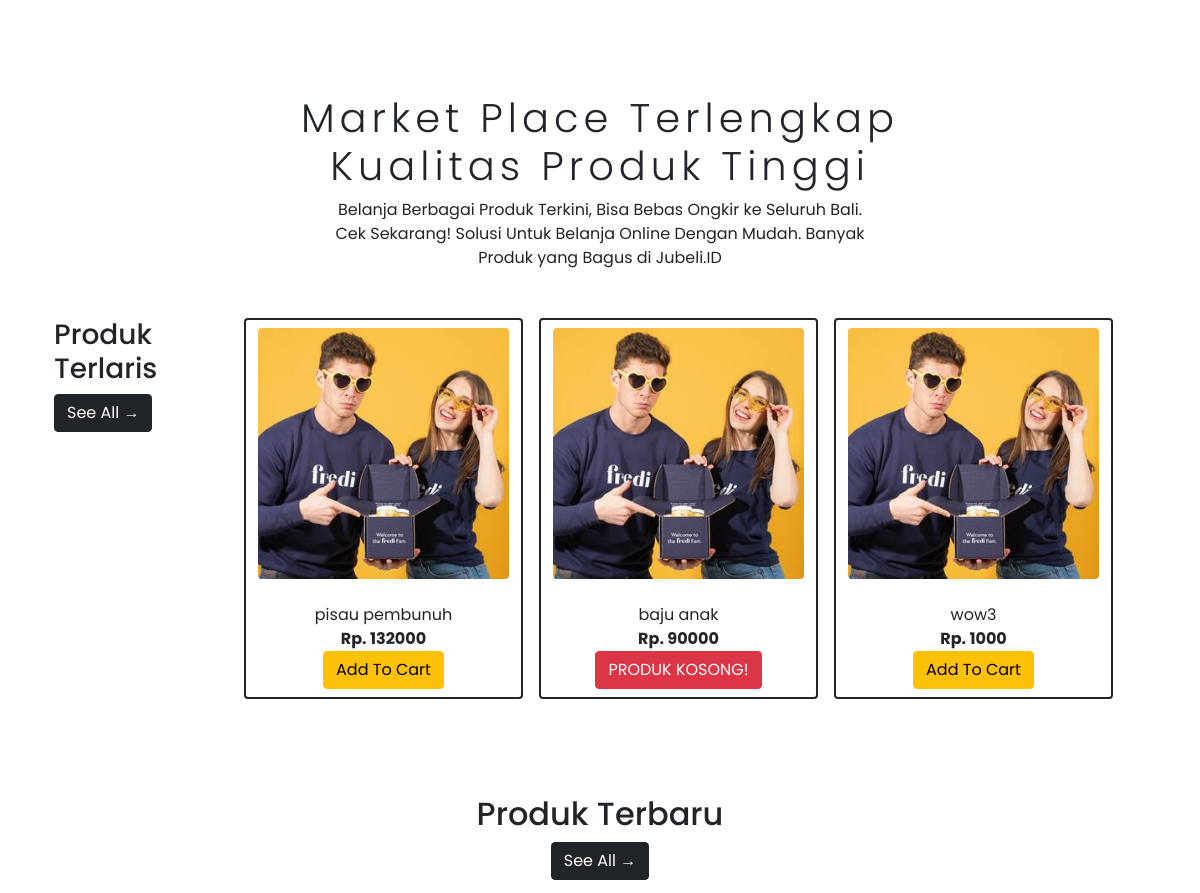
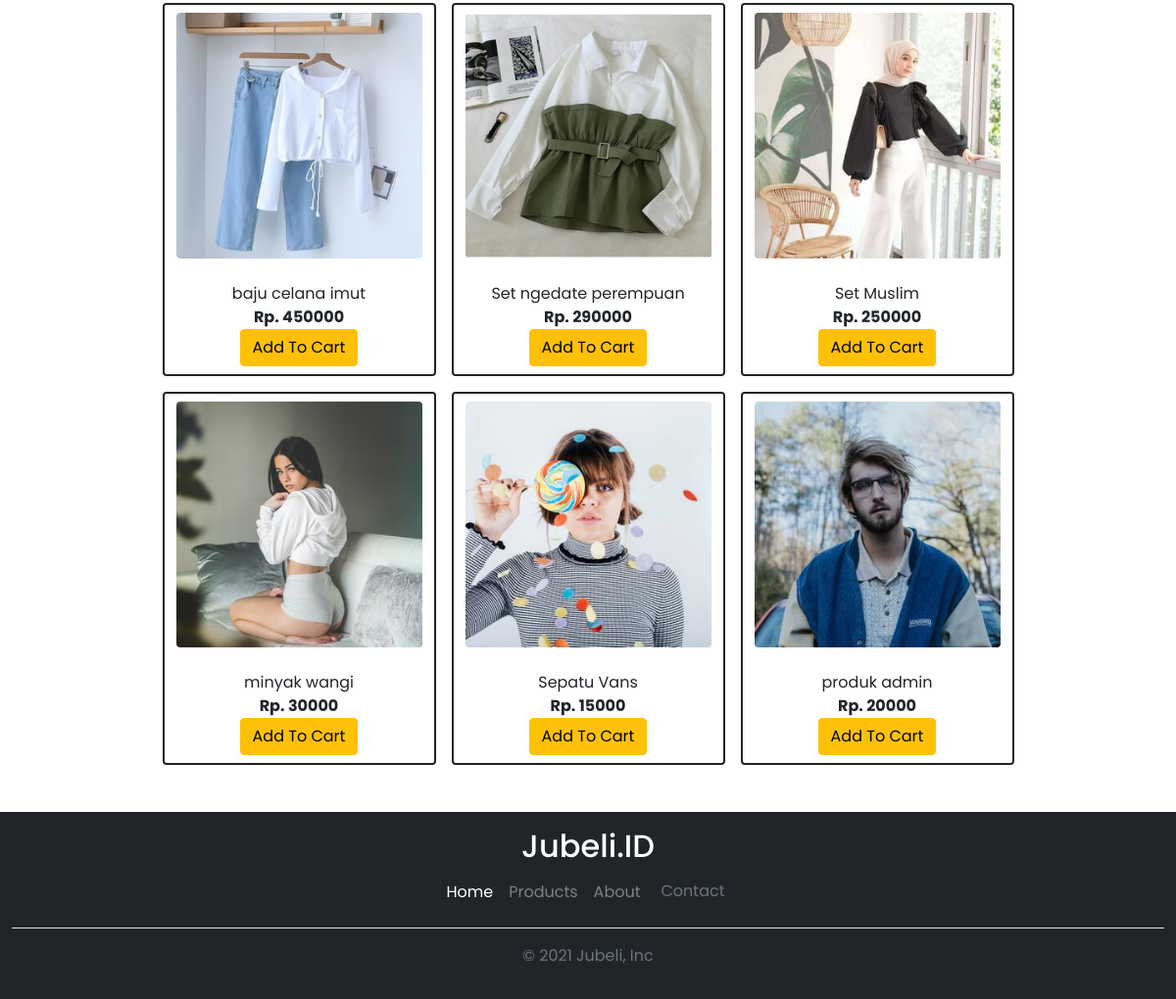
Before: / (lower part) with the older database file (2 pictures, top to bottom).
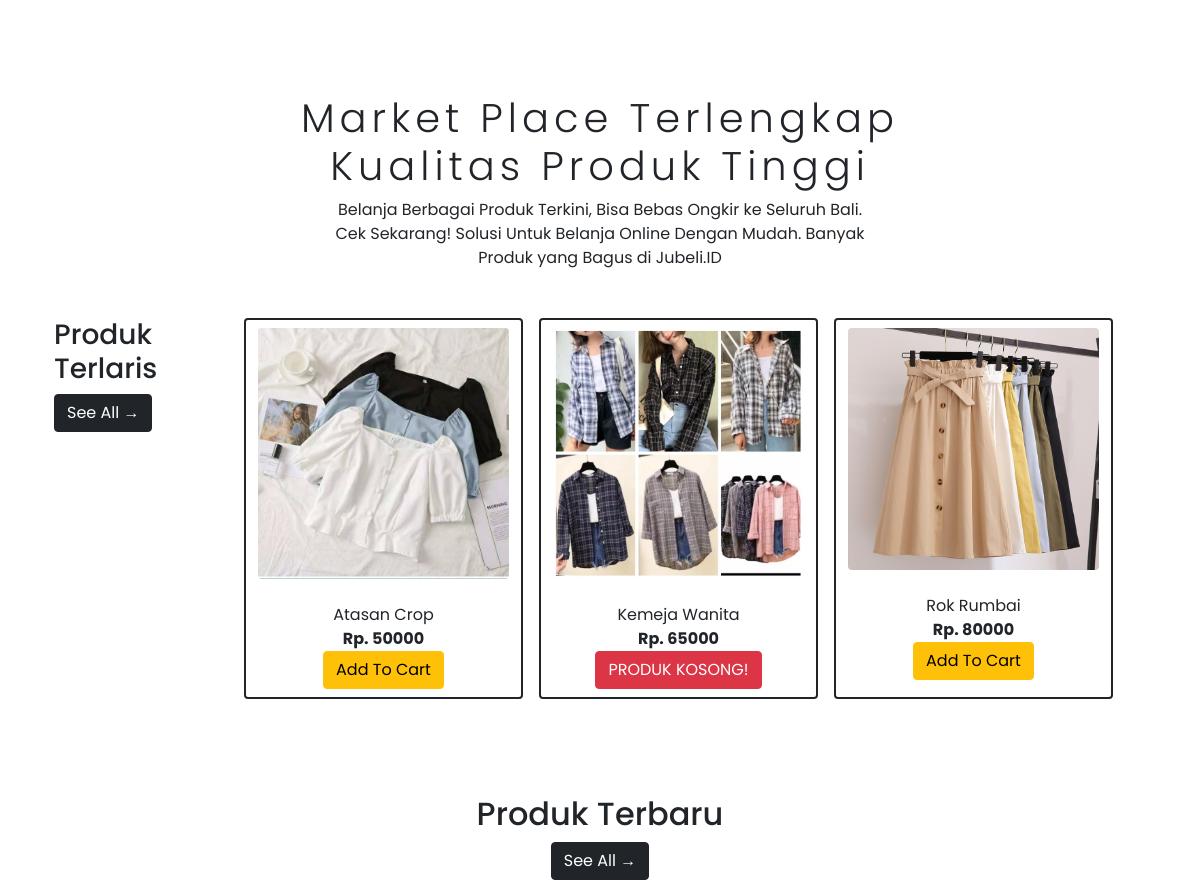
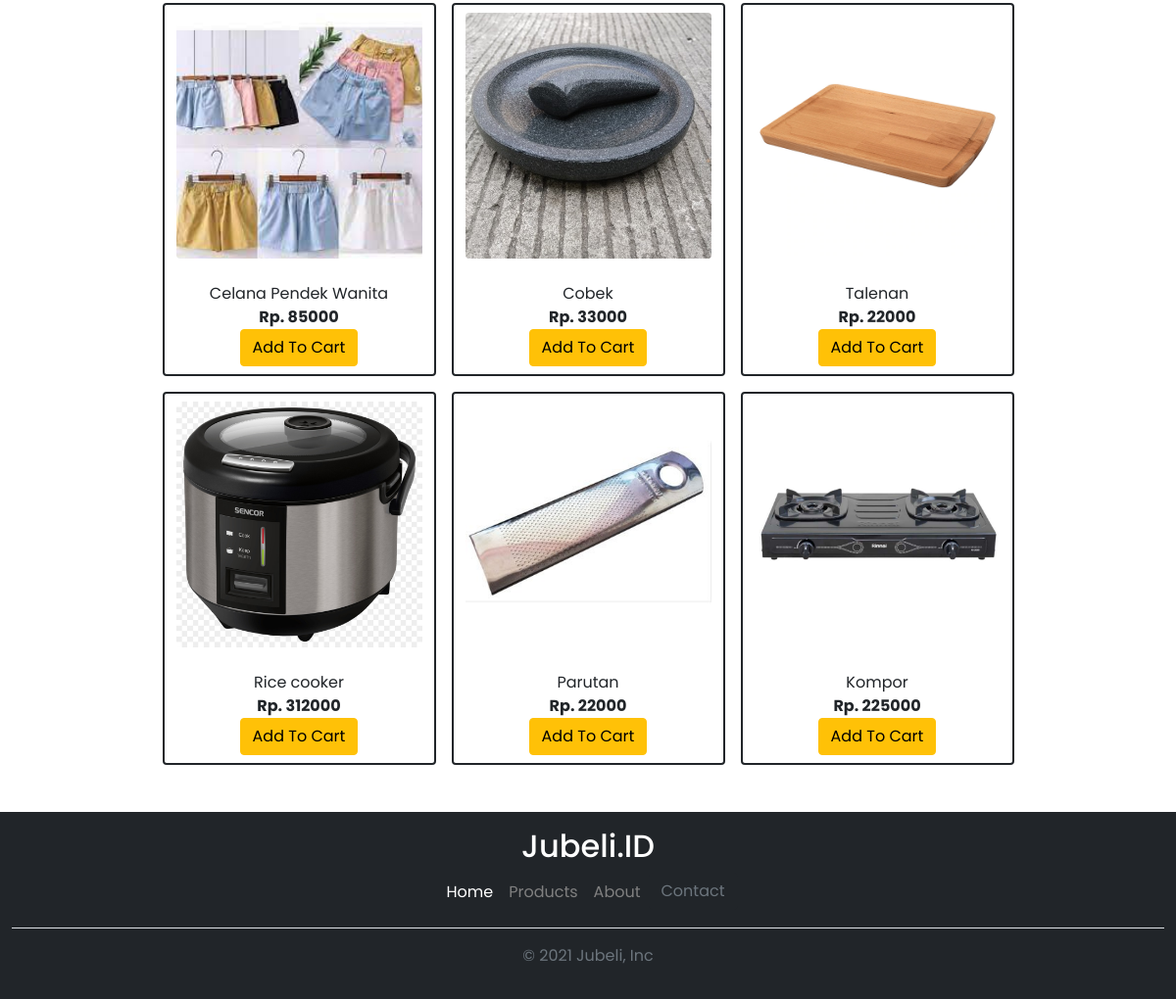
After: the same page with the newer database file (2 pictures, top to bottom).
### tables this page shows
CREATE TABLE `products` (
  `product_id` int(11) NOT NULL,
  `product_code` varchar(20) NOT NULL,
  `product_name` varchar(100) NOT NULL,
  `product_price` int(11) NOT NULL,
  `category` varchar(50) NOT NULL,
  `stok` int(11) NOT NULL,
  `user_id` int(11) NOT NULL,
  `gambar` varchar(100) NOT NULL,
  `sold` int(11) NOT NULL DEFAULT 0,
  `deskripsi` text NOT NULL
);

### components/c_functions.php (called while the page is built, shortened)
<?php
$database = mysqli_connect("localhost", "root", "", "tokomedia3");
function getResult($query)
{
    global $database;
    $raw = mysqli_query($database, $query);
    $collection = [];
    while ($data = mysqli_fetch_assoc($raw)) {
        $collection[] = $data;
    }
    return $collection;
}

### pages/home/index.php (the view, shortened to what this page needs)
<?php
$newRelease = getResult("SELECT * FROM products ORDER BY product_id DESC LIMIT 6");
$bestSellers = getResult("SELECT * FROM products ORDER BY sold DESC LIMIT 3");
if (isset($_SESSION['loginData'])) {
    $infoUser = $_SESSION['loginData'];
} else $infoUser['user_id'] = 'none';
?>
<div class="container-lg pb-5">
</div>
<div class="container-lg mt-5">
    <div class="container-lg text-center">
        <h1 style="letter-spacing: 5px;" class="homeH1">Market Place Terlengkap <br /> Kualitas Produk Tinggi</h1>
        <p class="homeP">Belanja Berbagai Produk Terkini, Bisa Bebas Ongkir ke Seluruh Bali. Cek Sekarang! Solusi Untuk Belanja Online Dengan Mudah. Banyak Produk yang Bagus di Jubeli.ID</p>
    </div>
    <div class="container-lg mt-5">
        <div class="row gap-3">
            <div class="col-sm col-lg-2">
                <h3>Produk Terlaris</h3>
                <a href="?page=products&tab=terlaris" class="btn btn-dark"> See All <span>&rarr;</span></a>
            </div>
            <?php foreach ($bestSellers as $data) : ?>
                <div class="col-sm col-lg-3 text-center border border-2 border-dark rounded pt-2 pb-2">
                    <a href="?page=detail&id=<?= $data['product_id'] ?>"><img src="./assets/img/<?= $data['gambar'] ?>" alt="" class="d-block w-100 rounded"></a>
                    <p class="mt-4 mb-0"><?= $data['product_name'] ?></p>
                    <p style="overflow: hidden;" class="mb-0"><b>Rp. <?= $data['product_price'] ?></b></p>
                    <button class="btn btn-danger <?= $class = $data['stok'] != 0 ? 'd-none' : NULL ?>" onclick="return alert('Produk Kosong!')">
                        PRODUK KOSONG!
                    </button>
                    <a class="btn btn-warning <?= $class = $data['stok'] == 0 ? 'd-none' : ($infoUser['user_id'] == $data['user_id'] ? 'd-none' : NULL) ?>" href="./process/add-cart.process.php?product_id=<?= $data['product_id'] ?>">Add To Cart</a>
                </div>
            <?php endforeach; ?>
        </div>
    </div>
    <div class="container-lg mt-5 pt-5">
        <div class="row gap-3 justify-content-center">
            <div class="col-sm col-lg-12 text-center">
                <h2>Produk Terbaru</h2>
                <a href="?page=products&tab=terbaru" class="btn btn-dark"> See All <span>&rarr;</span></a>
            </div>
            <?php foreach ($newRelease as $data) : ?>
                <div class="col-sm col-lg-3 text-center border border-2 border-dark rounded pt-2 pb-2">
                    <a href="?page=detail&id=<?= $data['product_id'] ?>"><img src="./assets/img/<?= $data['gambar'] ?>" alt="" class="d-block w-100 rounded"></a>
                    <p class="mt-4 mb-0"><?= $data['product_name'] ?></p>
                    <p style="overflow: hidden;" class="mb-0"><b>Rp. <?= $data['product_price'] ?></b></p>
                    <a class="btn btn-warning <?= $class = $data['stok'] == 0 ? 'd-none' : ($infoUser['user_id'] == $data['user_id'] ? 'd-none' : NULL )?>" href="./process/add-cart.process.php?product_id=<?= $data['product_id'] ?>">Add To Cart</a>
                </div>
            <?php endforeach; ?>
        </div>
    </div>
</div>

Changed rows visible on the page:
no longer on this page (row edited): products: gambar (placeholder picture), product_name "pisau pembunuh", product_price "132000", shown under "Produk Terlaris"
no longer on this page (row edited): products: gambar (placeholder picture), product_name "wow3", product_price "1000", shown under "Produk Terlaris"
no longer on this page (row edited): products: gambar (picture), product_name "baju celana imut", product_price "450000", shown under "Produk Terbaru"
no longer on this page (row edited): products: gambar (picture), product_name "Set ngedate perempuan", product_price "290000", shown under "Produk Terbaru"
no longer on this page (row edited): products: gambar (picture), product_name "Set Muslim", product_price "250000", shown under "Produk Terbaru"
no longer on this page (row edited): products: gambar (picture), product_name "minyak wangi", product_price "30000", shown under "Produk Terbaru"
no longer on this page (row edited): products: gambar (picture), product_name "Sepatu Vans", product_price "15000", shown under "Produk Terbaru"
no longer on this page (row edited): products: gambar (picture), product_name "produk admin", product_price "20000", shown under "Produk Terbaru"
now on this page (row edited): products: gambar (picture), product_name "Atasan Crop", product_price "50000", shown under "Produk Terlaris"
added products: gambar (picture), product_name "Kemeja Wanita", product_price "65000", shown under "Produk Terlaris"
changed products: gambar: picture added in place of a placeholder; product_name "baju anak" → "Rok Rumbai"; product_price "90000" → "80000"; stok "PRODUK KOSONG!" → "Add To Cart"
added products: gambar (picture), product_name "Celana Pendek Wanita", product_price "85000", shown under "Produk Terbaru"
added products: gambar (picture), product_name "Cobek", product_price "33000", shown under "Produk Terbaru"
added products: gambar (picture), product_name "Talenan", product_price "22000", shown under "Produk Terbaru"
added products: gambar (picture), product_name "Rice cooker", product_price "312000", shown under "Produk Terbaru"
added products: gambar (picture), product_name "Parutan", product_price "22000", shown under "Produk Terbaru"
added products: gambar (picture), product_name "Kompor", product_price "225000", shown under "Produk Terbaru"
